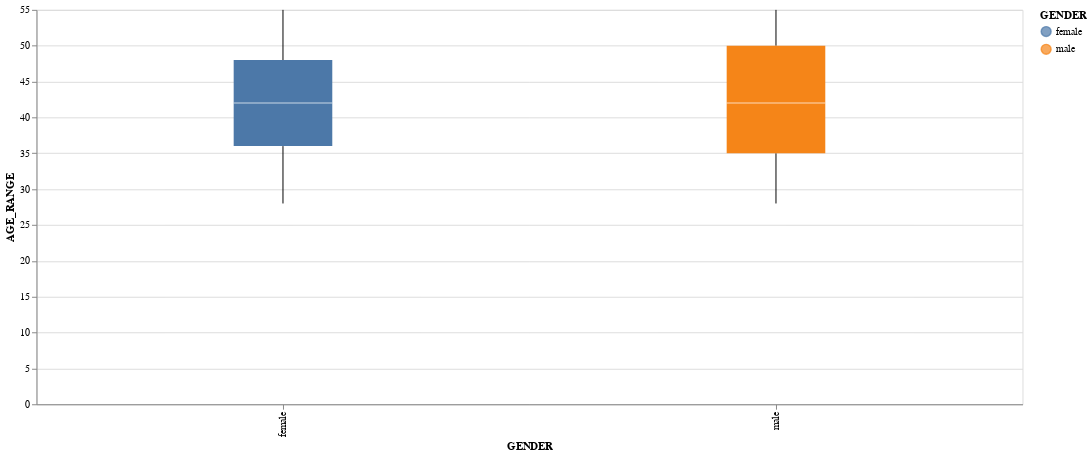

Source (notebook cell):
### Markdown cell above
### 5. Is there any outliers in the data? Is the outliers an error or else?
Outlier analysis

### Code cell
alt.Chart(laundry[['GENDER','AGE_RANGE']]).mark_boxplot(size=100).encode(
    x='GENDER',
    y='AGE_RANGE',
    color=alt.Color('GENDER')
).properties(width=1000, height=400)

### Figure 1 — Vega-Lite specification as saved in the notebook (floating-point values rounded to 4 significant figures; data arrays with more than 128 entries replaced by an {"elided": "..."} marker saying what was removed)
{"config": {"view": {"continuousWidth": 400, "continuousHeight": 300}}, "data": {"name": "data-5d38a1821299b2583e4d12befa50051b"}, "mark": {"type": "boxplot", "size": 100}, "encoding": {"color": {"type": "nominal", "field": "GENDER"}, "x": {"type": "nominal", "field": "GENDER"}, "y": {"type": "quantitative", "field": "AGE_RANGE"}}, "height": 400, "width": 1000, "$schema": "https://vega.github.io/schema/vega-lite/v4.8.1.json", "datasets": {"data-5d38a1821299b2583e4d12befa50051b": {"elided": "642 records"}}}
